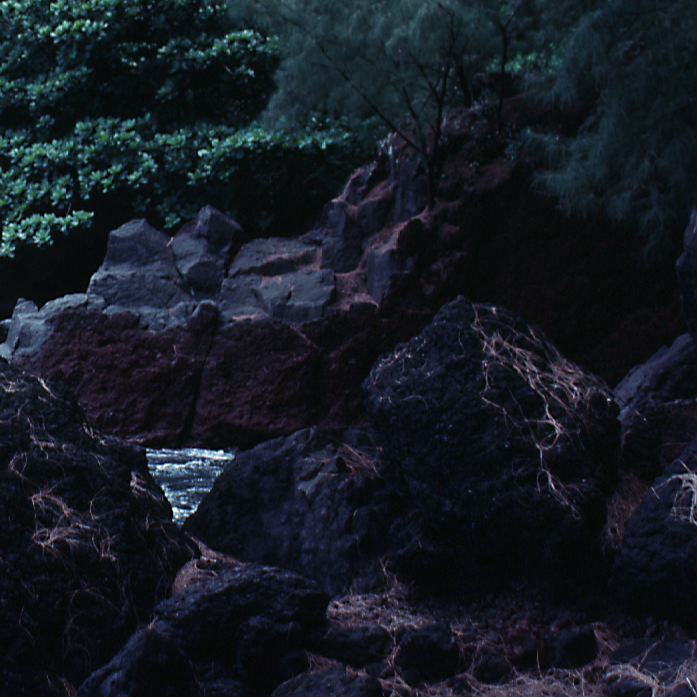
%> input picture DigitalImageProcessing/HW4/fig/Fig0635.tif, 697 x 697 px
$ octave histogram.m   (GNU Octave 9; MATLAB toolbox functions it lacks are replaced by stand-ins)
%> lines starting %> are read from the running program, lines starting %| are printed output that depends on the picture
close all;clear all;clc;
% I = imread('fig/Lenna.png');
I = imread('fig/Fig0635.tif');
%> I is the input picture: size 697x697x3 uint8; mean R, G, B 21.9, 27.5, 35.9
[m,n,k] = size(I);
%> m = 697; n = 697; k = 3

% all channels
newI = histeq(I);
%> after the loop in histeq, `for i = 1:256`: A = 256 values, max 90284 at index 12, min 4 at index 247, mean 5693.1
%> in histeq, `A = A / prod(size(img));`: A = 256 values, max 0.0619 at index 12, min 2.74e-06 at index 247, mean 0.00391
%> after the loop in histeq, `for i = 2:256`: cumulation = 256 values from 0 to 1
%> in histeq, `g = uint8(cumulation(img+1)*255);`:
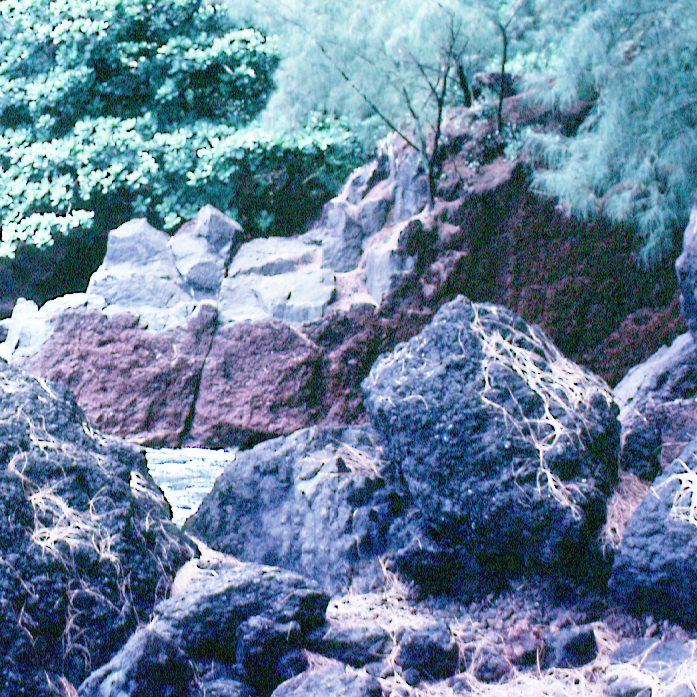
%> g: size 697x697x3 uint8; mean R, G, B 105.3, 130.3, 155.6

% different channels
newI2 = zeros(m,n,3);
newI2(:,:,1) = histeq(I(:,:,1));
%> after the loop in histeq (call 2), `for i = 1:256`: A = 256 values, max 34541 at index 9, min 0 at index 233, mean 1897.7
%> in histeq (call 2), `A = A / prod(size(img));`: A = 256 values, max 0.0711 at index 9, min 0 at index 233, mean 0.00391
%> in histeq (call 2), `g = uint8(cumulation(img+1)*255);`:
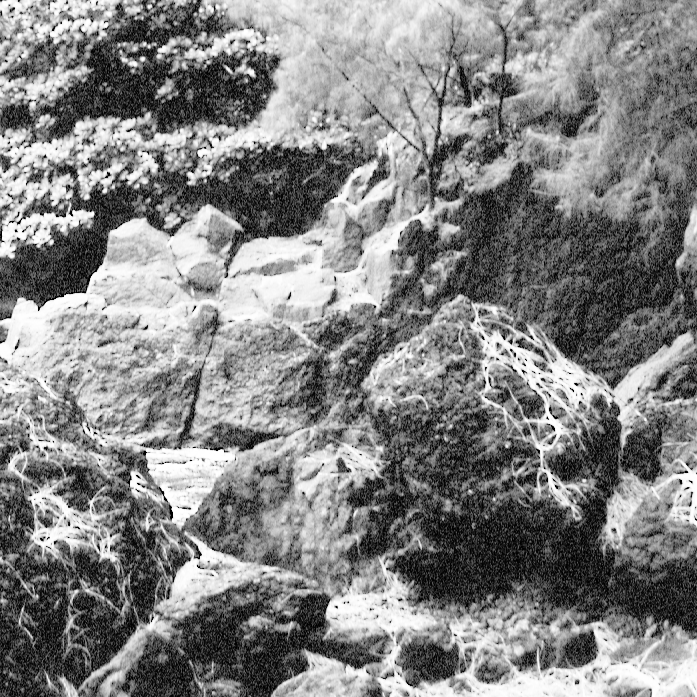
%> g: size 697x697 uint8; min 0, max 255, mean 131.4
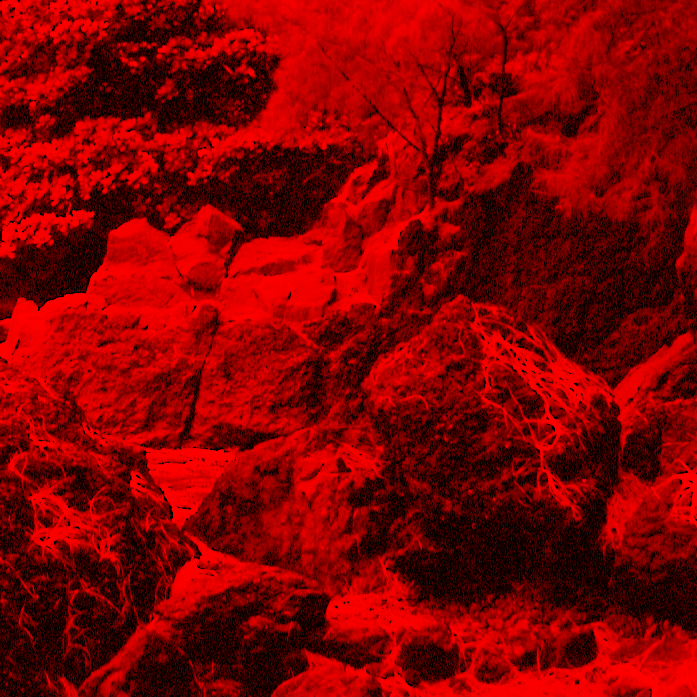
%> newI2: size 697x697x3 double; mean R, G, B 131.4, 0, 0
newI2(:,:,2) = histeq(I(:,:,2));
%> after the loop in histeq (call 3), `for i = 1:256`: A = 256 values, max 40189 at index 12, min 0 at index 252, mean 1897.7
%> in histeq (call 3), `A = A / prod(size(img));`: A = 256 values, max 0.0827 at index 12, min 0 at index 252, mean 0.00391
%> in histeq (call 3), `g = uint8(cumulation(img+1)*255);`:
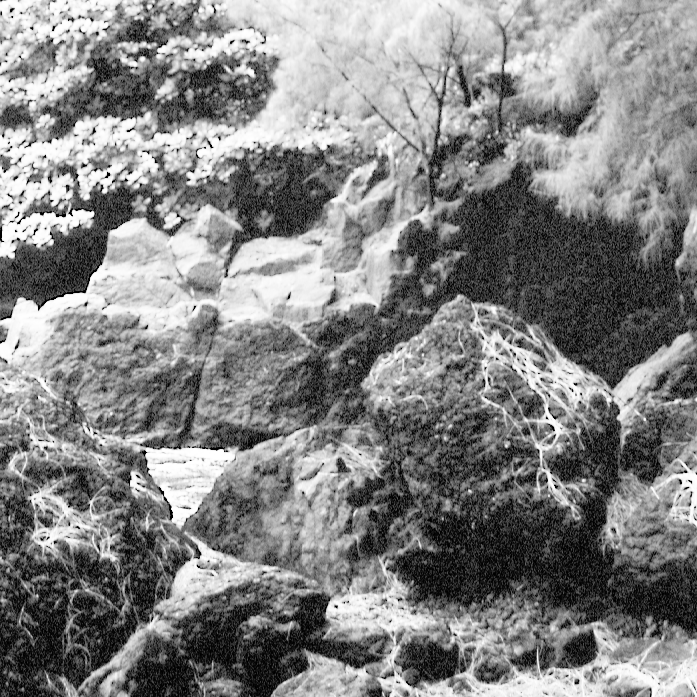
%> g: size 697x697 uint8; min 0, max 255, mean 131.2
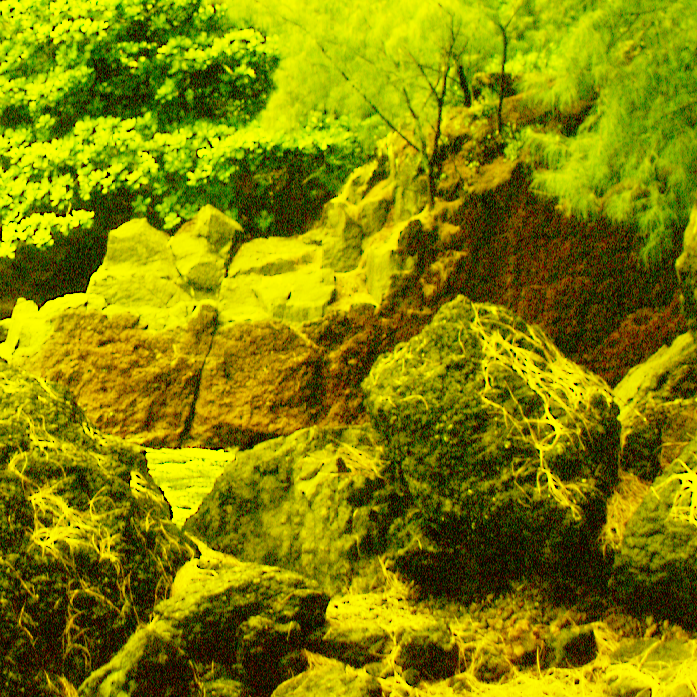
%> newI2: size 697x697x3 double; mean R, G, B 131.4, 131.2, 0
newI2(:,:,3) = histeq(I(:,:,3));
%> after the loop in histeq (call 4), `for i = 1:256`: A = 256 values, max 24374 at index 12, min 1 at index 244, mean 1897.7
%> in histeq (call 4), `A = A / prod(size(img));`: A = 256 values, max 0.0502 at index 12, min 2.06e-06 at index 244, mean 0.00391
%> after the loop in histeq (call 4), `for i = 2:256`: cumulation = 256 values from 0 to 0.999
%> in histeq (call 4), `g = uint8(cumulation(img+1)*255);`:
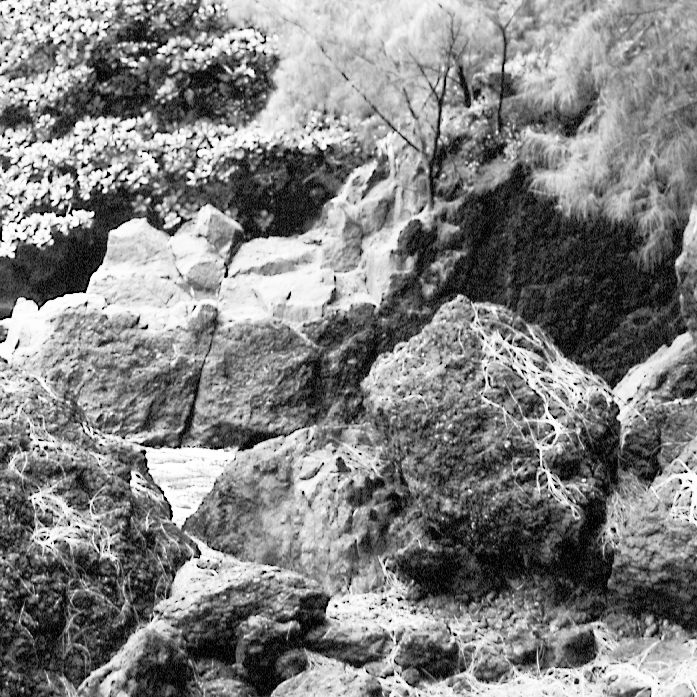
%> g: size 697x697 uint8; min 0, max 255, mean 129.7
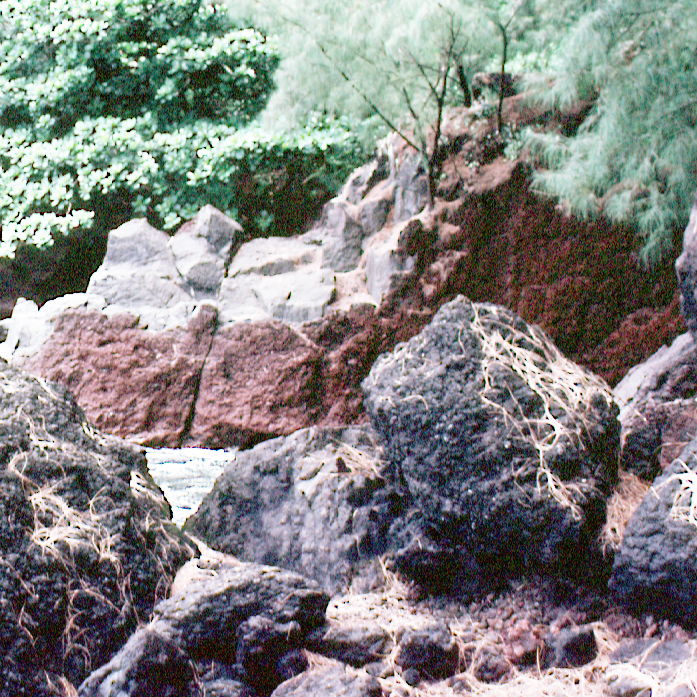
%> newI2: size 697x697x3 double; mean R, G, B 131.4, 131.2, 129.7

figure,
subplot(131),imshow(uint8(I));
title('原图')
subplot(132),imshow(uint8(newI));
title('均衡化后（全通道）')
subplot(133),imshow(uint8(newI2));
title('均衡化后（分通道）')

function g = histeq(img)
	A = zeros(1,256);
	for i = 1:256
		A(i) = sum(img == (i-1),'all');
	end
	A = double(A);
	A = A / prod(size(img));
	cumulation = zeros(1,256);
	for i = 2:256
	    cumulation(i) = cumulation(i-1) + A(i);
    end
    g = uint8(cumulation(img+1)*255);
end
